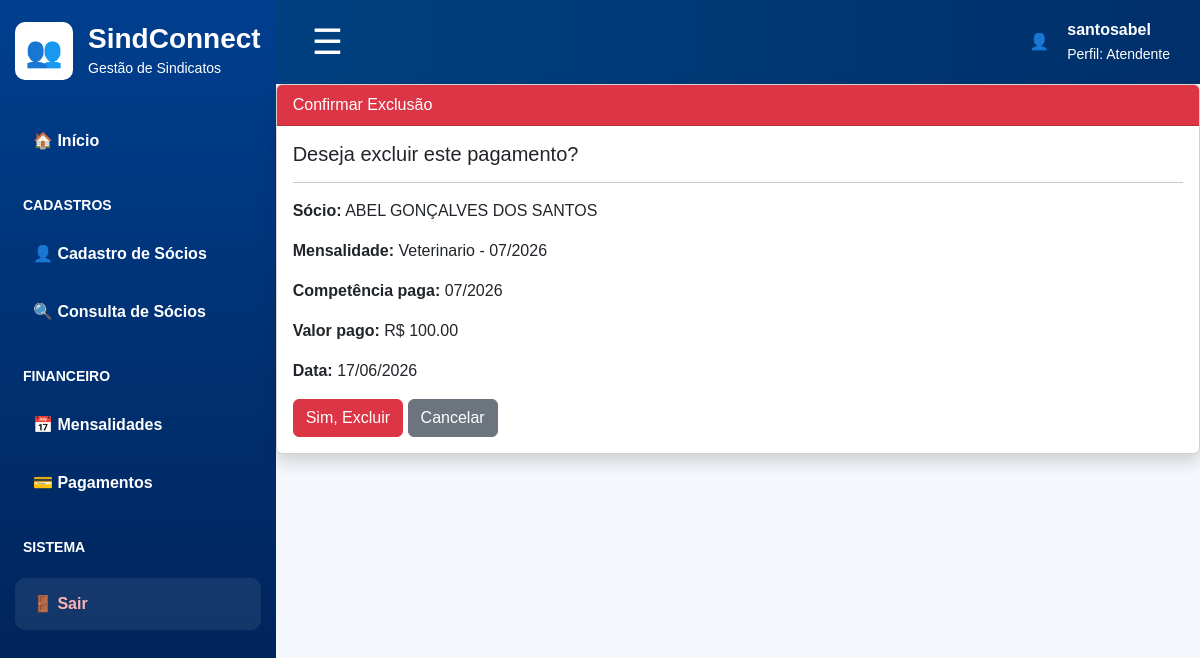
The app's page /pagamentos/excluir/5/ (signed in) with its own data.
### app/models.py (models this page shows, shortened)
class Pagamento(models.Model):
    socio = models.ForeignKey(Socio, on_delete=models.CASCADE)
    mensalidade = models.ForeignKey(Mensalidade, on_delete=models.CASCADE)
    competencia_paga = models.CharField(max_length=7)  # Exemplo: 06/2026
    valor_pago = models.DecimalField(max_digits=10, decimal_places=2)
    data_pagamento = models.DateField()

class Socio(models.Model):
    SEXO_CHOICES = [
        ('M', 'Masculino'),
        ('F', 'Feminino'),
        ('O', 'Outro'),
    ]
    nome = models.CharField(max_length=150)
    cpf = models.CharField(max_length=14, unique=True)
    rg = models.CharField(max_length=20, blank=True, null=True)
    data_nascimento = models.DateField()
    sexo = models.CharField(max_length=1, choices=SEXO_CHOICES)
    endereco = models.CharField(max_length=200)
    telefone = models.CharField(max_length=20)
    email = models.EmailField(blank=True, null=True)
    cargo_funcao = models.CharField(max_length=100)
    data_filiacao = models.DateField()
    documentos = models.TextField(blank=True, null=True)
    criado_em = models.DateTimeField(auto_now_add=True)

class Mensalidade(models.Model):
    categoria = models.CharField(max_length=100)
    competencia = models.CharField(max_length=7)  # Exemplo: 06/2026
    valor = models.DecimalField(max_digits=10, decimal_places=2)
    def __str__(self):
        return f'{self.categoria} - {self.competencia}'

### app/views.py (the view)
# urls.py: path('pagamentos/excluir/<int:id>/', views.excluir_pagamento, name='excluir_pagamento'),
@login_required
def excluir_pagamento(request, id):
    pagamento = get_object_or_404(Pagamento, id=id)
    if request.method == 'POST':
        pagamento.delete()
        return redirect('lista_pagamentos')
    return render(request, 'excluir_pagamento.html', {
        'pagamento': pagamento
    })

### templates/excluir_pagamento.html (shortened to what this page needs)
{% extends 'base_atendente.html' %}
{% block conteudo %}
<div class="card shadow">
    <div class="card-header bg-danger text-white">
        Confirmar Exclusão
    </div>
    <div class="card-body">
        <h5>Deseja excluir este pagamento?</h5>
        <hr>
        <p><strong>Sócio:</strong> {{ pagamento.socio.nome }}</p>
        <p><strong>Mensalidade:</strong> {{ pagamento.mensalidade }}</p>
        <p><strong>Competência paga:</strong> {{ pagamento.competencia_paga }}</p>
        <p><strong>Valor pago:</strong> R$ {{ pagamento.valor_pago }}</p>
        <p><strong>Data:</strong> {{ pagamento.data_pagamento|date:"d/m/Y" }}</p>
        <form method="post">
            <button type="submit" class="btn btn-danger">
                Sim, Excluir
            </button>
            <a href="{% url 'lista_pagamentos' %}" class="btn btn-secondary">
                Cancelar
            </a>
        </form>
    </div>
</div>
{% endblock %}

### templates/base_atendente.html (shortened to what this page needs)
{% load static %}
<!DOCTYPE html>
<html lang="pt-br">
<head>
    <link href="https://cdn.jsdelivr.net/npm/bootstrap@5.3.3/dist/css/bootstrap.min.css" rel="stylesheet">
    <link href="{% static 'css/home_atendente.css' %}" rel="stylesheet">
</head>
<body>
<div class="d-flex">
    <aside class="sidebar" id="sidebar">
        <div class="logo-area">
            <div class="logo-icon">👥</div>
            <div>
                <h3>SindConnect</h3>
                <span>Gestão de Sindicatos</span>
            </div>
        </div>
        <a href="{% url 'home_atendente' %}" class="menu-item">
            🏠 Início
        </a>
        <p class="menu-title">CADASTROS</p>
        <a href="{% url 'lista_socios' %}" class="menu-item">
            👤 Cadastro de Sócios
        </a>
        <a href="{% url 'consulta_socio' %}" class="menu-item">
            🔍 Consulta de Sócios
        </a>
        <p class="menu-title">FINANCEIRO</p>
        <a href="{% url 'lista_mensalidades' %}" class="menu-item">
    📅 Mensalidades
</a>
<a href="{% url 'lista_pagamentos' %}" class="menu-item">
    💳 Pagamentos
</a>
        <p class="menu-title">SISTEMA</p>
        <a href="{% url 'logout' %}" class="menu-item logout">
    🚪 Sair
</a>
    </aside>
    <main class="w-100">
        <header class="topbar d-flex justify-content-between align-items-center">
            <button class="btn-menu" onclick="toggleSidebar()">
                ☰
            </button>
            <div class="user-area">
                <div class="avatar">
                    👤
                </div>
                <div>
                    <strong>
                        {{ request.user.first_name|default:request.user.username }}
                    </strong>
                    <br>
                    <small>Perfil: Atendente</small>
                </div>
            </div>
        </header>
        <section class="content-area">
            {% block conteudo %}
            {% endblock %}
        </section>
    </main>
</div>
</body>
</html>

### static/css/home_atendente.css (style rules this page uses)
body { font-family: Arial, sans-serif; background: #f4f7fb; color: #061b4e; }
.sidebar { width: 300px; min-height: 100vh; background: linear-gradient(180deg, #003f8f, #001f4f); color: white; padding: 22px 15px; }
.logo-area { display: flex; align-items: center; gap: 15px; margin-bottom: 35px; }
.logo-icon { background: white; color: #005bd6; width: 58px; height: 58px; border-radius: 10px; display: grid; place-items: center; font-size: 30px; }
.logo-area h3 { margin: 0; font-weight: bold; }
.logo-area span { font-size: 14px; }
.menu-title { font-size: 14px; margin: 28px 8px 12px; font-weight: bold; }
.menu-item { display: block; color: white; text-decoration: none; padding: 14px 18px; border-radius: 10px; font-weight: bold; margin-bottom: 6px; }
.topbar { height: 84px; background: linear-gradient(90deg, #004080, #00306b); color: white; padding: 0 30px; }
.btn-menu { background: none; border: none; color: white; font-size: 35px; }
.user-area { display: flex; align-items: center; gap: 18px; }
.logout { background: rgba(255,255,255,0.08); color: #ffb3b3 !important; margin-top: 20px; }

### records on screen
Pagamento: socio.nome "ABEL GONÇALVES DOS SANTOS", mensalidade "Veterinario - 07/2026", competencia_paga "07/2026", valor_pago "100.00", data_pagamento "17/06/2026"

### other values on screen
{{ request.user.first_name|default:request.user.username }} "santosabel"
